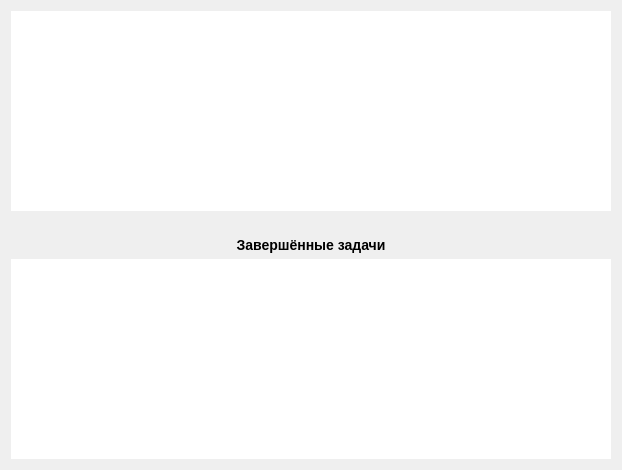
<?xml version="1.0" encoding="UTF-8"?>
<ui version="4.0">
 <class>TicketTableForm</class>
 <widget class="QWidget" name="TicketTableForm">
  <layout class="QVBoxLayout" name="verticalLayout">

   <!-- Основная таблица -->
   <item>
    <widget class="QTableView" name="tableView">
     <property name="styleSheet">
      <string notr="true">
QTableView {
    border: none;
    gridline-color: black;
}

QHeaderView::section {
    border: 1px solid black;
    background: #f0f0f0;
    font-weight: bold;
}

QTableCornerButton::section {
    border: none;
}
      </string>
     </property>
     <property name="showGrid">
      <bool>true</bool>
     </property>
     <property name="minimumSize">
      <size>
       <width>600</width>
       <height>200</height>
      </size>
     </property>
    </widget>
   </item>

   <!-- Отступ -->
   <item>
    <spacer name="verticalSpacer">
     <property name="orientation">
      <enum>Qt::Vertical</enum>
     </property>
     <property name="sizeHint" stdset="0">
      <size>
       <width>20</width>
       <height>20</height>
      </size>
     </property>
    </spacer>
   </item>

   <!-- Заголовок завершённых -->
   <item>
    <widget class="QLabel" name="labelDone">
     <property name="text">
      <string>Завершённые задачи</string>
     </property>
     <property name="alignment">
      <set>Qt::AlignCenter</set>
     </property>
     <property name="styleSheet">
      <string notr="true">font-weight: bold; font-size: 14px;</string>
     </property>
    </widget>
   </item>

   <!-- Таблица завершённых -->
   <item>
    <widget class="QTableView" name="doneTableView">
     <property name="styleSheet">
      <string notr="true">
QTableView {
    border: none;
    gridline-color: black;
}

QHeaderView::section {
    border: 1px solid black;
    background: #f0f0f0;
    font-weight: bold;
}

QTableCornerButton::section {
    border: none;
}
      </string>
     </property>
     <property name="showGrid">
      <bool>true</bool>
     </property>
     <property name="minimumSize">
      <size>
       <width>600</width>
       <height>200</height>
      </size>
     </property>
    </widget>
   </item>

  </layout>
 </widget>
 <resources/>
 <connections/>
</ui>
